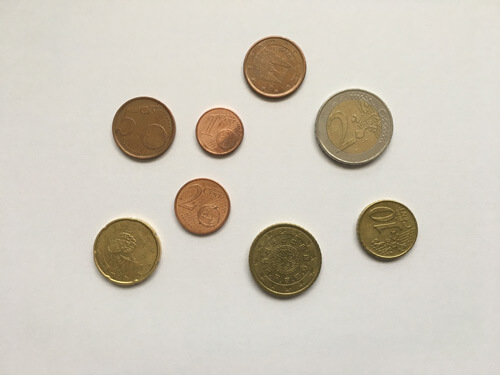
#> input picture monedas.jpg, 500 x 375 px, found by its file name
$ jupyter execute --allow-errors segmentacion_imagenes.ipynb
#> lines starting #> are read from the running program, lines starting #| are printed output that depends on the picture; after the words box and inside, x2 and y2 are one past the last pixel; in counts of white or black regions, pixels touching at a corner belong together
<a href="https://colab.research.google.com/github/jrodriguezrosales/Procesamiento-de-imagenes-en-Python/blob/main/segmentacion_imagenes.ipynb" target="_parent"></a>

# 🔬 Segmentación de Imágenes con OpenCV
### Serie: Visión Artificial — Análisis y Procesamiento Avanzado
**Autor: José Rodríguez Rosales**

---

| # | Técnica | ¿Cuándo usarla? |
|---|---------|------------------|
| 1 | **Umbralizado (Thresholding)** | Objetos con diferente brillo que el fondo |
| 2 | **Watershed** | Objetos que se tocan o se solapan |
| 3 | **Detección de Contornos** | Extraer y analizar los bordes de regiones |

> 💡 **¿Qué es la segmentación?** Dividir una imagen en regiones significativas: separar monedas del fondo, aislar células, detectar vehículos.

**Instrucciones:** Ejecuta las celdas en orden. Las celdas 🎯 son ejercicios interactivos.

## ⚙️ Paso 0 — Configuración del entorno

[cell 1]
import cv2
import numpy as np
import matplotlib.pyplot as plt
import matplotlib.patches as mpatches
from google.colab.patches import cv2_imshow
from google.colab import files
import ipywidgets as widgets
from IPython.display import display, clear_output
import warnings
warnings.filterwarnings('ignore')

print('✅ Librerías cargadas correctamente')
print(f'   OpenCV versión: {cv2.__version__}')
print(f'   NumPy versión:  {np.__version__}')

## 🖼️ Paso 1 — Cargar la imagen

Dos opciones: imagen sintética de ejemplo o tu propia foto.

[cell 2]
def mostrar(imagenes, titulos, cmap_list=None, figsize=(16, 5)):
    """Muestra varias imágenes en una fila con sus títulos."""
    n = len(imagenes)
    fig, axes = plt.subplots(1, n, figsize=figsize)
    if n == 1: axes = [axes]
    for i, (img_i, titulo) in enumerate(zip(imagenes, titulos)):
        cmap = None
        if cmap_list: cmap = cmap_list[i]
        elif len(img_i.shape) == 2: cmap = 'gray'
        img_show = cv2.cvtColor(img_i, cv2.COLOR_BGR2RGB) if len(img_i.shape)==3 else img_i
        axes[i].imshow(img_show, cmap=cmap)
        axes[i].set_title(titulo, fontsize=13, fontweight='bold')
        axes[i].axis('off')
    plt.tight_layout()
    plt.show()

print('✅ Función mostrar() definida')

[cell 3]
def crear_imagen_monedas(n=10, seed=42):
    """Imagen sintética: monedas doradas sobre fondo gris oscuro."""
#> called with n = 10, seed = 42
    np.random.seed(seed)
    fondo = np.random.randint(30, 70, (400, 600, 3), dtype=np.uint8)
    img_s = fondo.copy()
    radios  = np.random.randint(30, 65, n)
    centros = []
    colores = [(200,180,100),(210,190,110),(190,170,90),(205,185,105),(215,195,115)]
    for i in range(n):
        intentos = 0
        while intentos < 200:
            cx = np.random.randint(radios[i]+5, 595-radios[i])
            cy = np.random.randint(radios[i]+5, 395-radios[i])
            solapado = any(np.sqrt((cx-px)**2+(cy-py)**2)<(radios[i]+pr-5) for px,py,pr in centros)
            if not solapado: break
            intentos += 1
        centros.append((cx, cy, radios[i]))
        color = colores[i % len(colores)]
        for r in range(radios[i], 0, -1):
            factor = r / radios[i]
            c = tuple(int(x*(0.6+0.4*factor)) for x in color)
            cv2.circle(img_s, (cx,cy), r, c, 1)
        cv2.circle(img_s, (cx,cy), radios[i], color, 2)
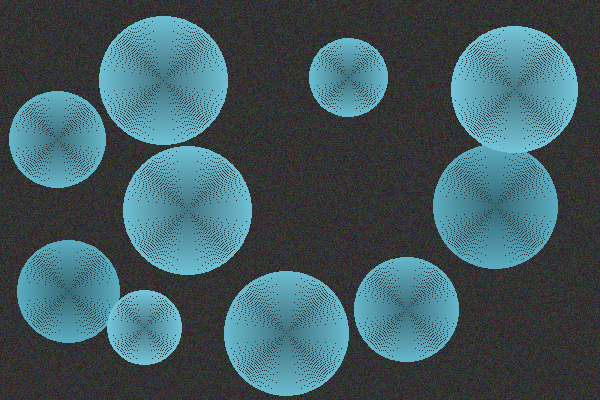
#> img_s: shape (400, 600, 3); mean of channels 0, 1, 2 97.1, 90.7, 64.8; drawn as B, G, R
    grad = np.tile(np.linspace(0.7, 1.0, 600), (400,1))
    img_s = (img_s * grad[:,:,None]).clip(0,255).astype(np.uint8)
    return img_s

img_ejemplo = crear_imagen_monedas(n=10)
print('🪙 Imagen sintética creada (monedas claras sobre fondo oscuro)')
mostrar([img_ejemplo], ['Imagen de ejemplo — Monedas sintéticas'], figsize=(8,5))
#> (the call stopped at in mostrar, `fig, axes = plt.subplots(1, n, figsize=figsize)`: IPython is not available in this run)

[cell 4]
# ─── Opción B: Sube tu propia imagen ────────────────────────────────────
# Descomenta las siguientes líneas para subir tu foto:
# uploaded = files.upload()
nombre = '/content/monedas.jpg'
img_propia = cv2.imread(nombre)
#> img_propia is the input picture: shape (375, 500, 3); mean B, G, R 188.8, 200.7, 207.2
# mostrar([img_propia], [f'Tu imagen: {nombre}'], figsize=(8,5))

# ─── Selección activa ────────────────────────────────────────────────────
# Cambia img_ejemplo por img_propia si subiste tu foto
img  = img_propia.copy()
gray = cv2.cvtColor(img, cv2.COLOR_BGR2GRAY)
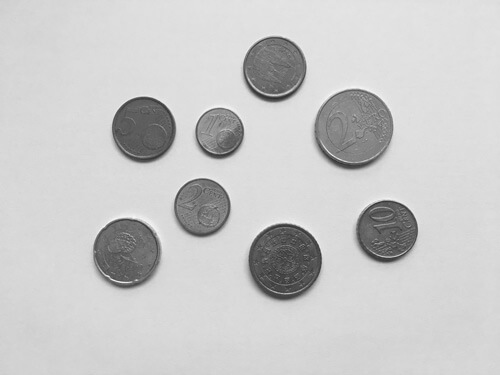
#> gray: shape (375, 500); min 46, max 251, mean 201.2
print(f'📐 Resolución: {img.shape[1]}×{img.shape[0]} px  |  Canales: {img.shape[2]}')
#| 📐 Resolución: 500×375 px  |  Canales: 3
mostrar([img, gray], ['Original (color)', 'Escala de grises'])
#> (the call stopped at in mostrar, `fig, axes = plt.subplots(1, n, figsize=figsize)`: IPython is not available in this run)

---
## 📊 Análisis previo — Histograma y detección automática del tipo de imagen

[cell 5]
# — Histograma y detección automática por área
val_otsu, thresh_otsu_tmp = cv2.threshold(gray, 0, 255,
                                          cv2.THRESH_BINARY + cv2.THRESH_OTSU)
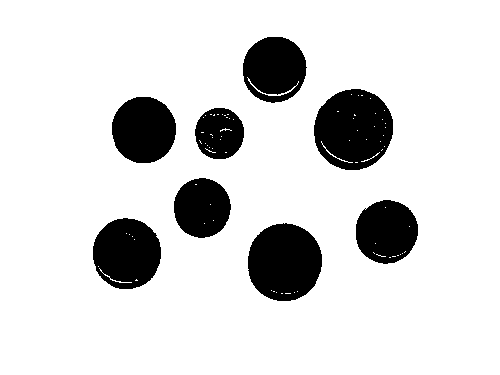
#> thresh_otsu_tmp: shape (375, 500); 85.3% white; 8 black regions, largest, box (x1, y1, x2, y2) and area: (314, 89, 393, 170) 4934, (248, 223, 322, 301) 4552, (93, 218, 161, 289) 3762
#> val_otsu = 162

# Área de la clase blanca (255) y clase negra (0)
area_blanca = np.sum(thresh_otsu_tmp == 255)
#> area_blanca = 159992
area_negra  = np.sum(thresh_otsu_tmp == 0)
#> area_negra = 27508

# La clase minoritaria es la que representa los objetos
# Si la clase blanca es minoritaria → objetos claros; si es mayoritaria → objetos oscuros
objetos_claros = area_blanca < area_negra
#> objetos_claros = False

# Initialize media_fondo and media_objeto to prevent NameError in unexpected scenarios
media_objeto = None
media_fondo = None

# Calcular media_fondo y media_objeto
if objetos_claros:
    # Si los objetos son claros (blancos en thresh_otsu_tmp), su media es la de los píxeles blancos
    media_objeto = np.mean(gray[thresh_otsu_tmp == 255])
    media_fondo  = np.mean(gray[thresh_otsu_tmp == 0])
else:
    # Si los objetos son oscuros (negros en thresh_otsu_tmp), su media es la de los píxeles negros
    media_objeto = np.mean(gray[thresh_otsu_tmp == 0])
#> media_objeto = 107.7
    media_fondo  = np.mean(gray[thresh_otsu_tmp == 255])
#> media_fondo = 217.3

print(f'📌 Umbral Otsu: {int(val_otsu)}')
#| 📌 Umbral Otsu: 162
print(f'   Media brillo fondo  : {media_fondo:.1f}')
#|    Media brillo fondo  : 217.3
print(f'   Media brillo objetos: {media_objeto:.1f}')
#|    Media brillo objetos: 107.7
if objetos_claros:
    print('   ✅ Modo detectado: OBJETOS CLAROS sobre fondo oscuro (ej: coins.jpg)')
    print('      → Watershed usará THRESH_BINARY_INV para que objetos queden en blanco')
else:
    print('   ✅ Modo detectado: OBJETOS OSCUROS sobre fondo claro')
    print('      → Watershed usará THRESH_BINARY directo')

#> (the rest of this cell did not finish here and is left out)

---
## 1️⃣ Método 1: Umbralizado (Thresholding)

```
píxel > umbral  →  255 (blanco = objeto)
píxel ≤ umbral  →    0 (negro  = fondo)
```

OpenCV ofrece **tres variantes** con creciente inteligencia:

[cell 6]
# ─── 1.1 Umbral binario simple ──────────────────────────────────────────
_, thresh_bin = cv2.threshold(gray, 127, 255, cv2.THRESH_BINARY)
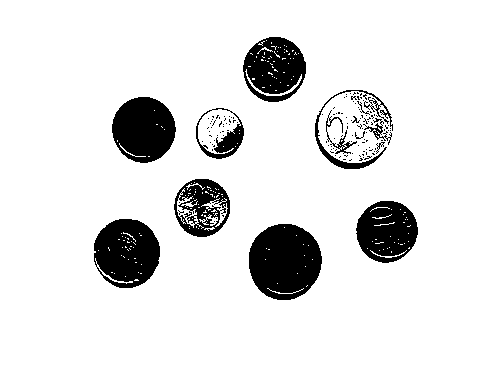
#> thresh_bin: shape (375, 500); 88.9% white; 134 black regions (120 under 20 px), largest, box (x1, y1, x2, y2) and area: (249, 224, 322, 300) 4331, (94, 219, 160, 288) 3450, (112, 97, 176, 163) 3218
print('📌 Umbral BINARIO SIMPLE  •  t=127  •  Sensible a iluminación no uniforme')
mostrar([gray, thresh_bin], ['Original en grises', 'Umbral binario (t=127)'])
#> (the call stopped at in mostrar, `fig, axes = plt.subplots(1, n, figsize=figsize)`: IPython is not available in this run)

[cell 7]
# ─── 1.2 Umbral adaptativo ──────────────────────────────────────────────
thresh_adapt = cv2.adaptiveThreshold(
    gray, 255, cv2.ADAPTIVE_THRESH_GAUSSIAN_C, cv2.THRESH_BINARY, 11, 2
)
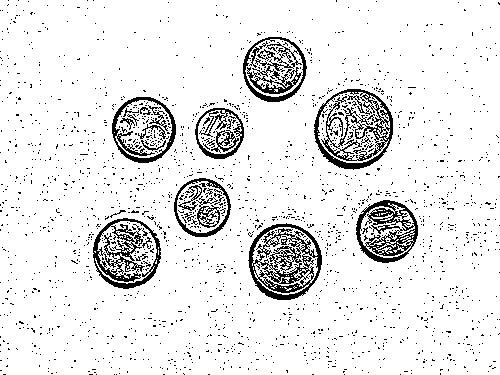
#> thresh_adapt: shape (375, 500); 90.7% white; black in thin lines or dots
print('📌 Umbral ADAPTATIVO  •  blockSize=11  •  Robusto ante luz no uniforme ✅')
mostrar([gray, thresh_bin, thresh_adapt], ['Original','Umbral fijo t=127','Adaptativo'])
#> (the call stopped at in mostrar, `fig, axes = plt.subplots(1, n, figsize=figsize)`: IPython is not available in this run)

[cell 8]
# ─── 1.3 Umbral de Otsu ─────────────────────────────────────────────────
val_otsu, thresh_otsu = cv2.threshold(gray, 0, 255,
                                       cv2.THRESH_BINARY + cv2.THRESH_OTSU)
print(f'📌 Umbral OTSU  •  t={int(val_otsu)} (automático)  •  Sin parámetros manuales ✅')
#| 📌 Umbral OTSU  •  t=162 (automático)  •  Sin parámetros manuales ✅
mostrar([thresh_bin, thresh_adapt, thresh_otsu],
        [f'Binario (t=127)', 'Adaptativo', f'Otsu (t={int(val_otsu)} auto)'])
#> (the call stopped at in mostrar, `fig, axes = plt.subplots(1, n, figsize=figsize)`: IPython is not available in this run)

### 🎯 Ejercicio interactivo 1 — Explora el efecto del umbral

Mueve el slider y observa cómo cambia la binarización en tiempo real.

[cell 9]
slider = widgets.IntSlider(
    value=int(val_otsu), min=0, max=255, step=1,
    description='Umbral:', style={'description_width':'initial'},
    layout=widgets.Layout(width='60%')
)
output_t = widgets.Output()

def actualizar_t(change):
    with output_t:
        clear_output(wait=True)
        t = change['new']
#> t = 162
        _, th = cv2.threshold(gray, t, 255, cv2.THRESH_BINARY)
        fig, axes = plt.subplots(1, 3, figsize=(16,4))
        axes[0].imshow(gray, cmap='gray'); axes[0].set_title('Original'); axes[0].axis('off')
        etiq = '⬅ Demasiado bajo' if t<int(val_otsu)*0.5 else ('Demasiado alto ➡' if t>200 else '✅ Rango útil')
        axes[1].imshow(th, cmap='gray')
        axes[1].set_title(f'Umbral = {t}  {etiq}', fontweight='bold'); axes[1].axis('off')
        hist = cv2.calcHist([gray],[0],None,[256],[0,256]).flatten()
        axes[2].fill_between(range(256), hist, alpha=0.5, color='steelblue')
        axes[2].axvline(t, color='crimson', lw=2, label=f'Manual={t}')
        axes[2].axvline(int(val_otsu), color='green', lw=2, ls='--', label=f'Otsu={int(val_otsu)}')
        axes[2].legend(); axes[2].set_title('Histograma'); axes[2].set_xlim([0,255])
        plt.tight_layout(); plt.show()

slider.observe(actualizar_t, names='value')
display(slider, output_t)
actualizar_t({'new': int(val_otsu)})
#> (the call stopped at in actualizar_t, `fig, axes = plt.subplots(1, 3, figsize=(16,4))`: IPython is not available in this run)

### 📋 Comparativa: los tres métodos

#> (a cell that did not finish here is left out)

---
## 2️⃣ Método 2: Algoritmo Watershed

### ¿Por qué no basta el umbralizado?

Cuando los objetos **se tocan o se solapan**, el umbral los ve como un único blob. Watershed los separa.

**Analogía:** imagina que la imagen es un mapa de relieve. Watershed la inunda desde los valles. Cuando dos masas de agua de cuencas distintas se encuentran, construye una pared — el borde entre objetos.

---
> La binarización de Watershed debe producir siempre **objetos en BLANCO sobre fondo NEGRO**.
> Esto depende del tipo de imagen:
> - **Objetos claros** (coins.jpg con fondo negro): usar `THRESH_BINARY_INV` → invierte para que monedas queden blancas
> - **Objetos oscuros** (fondo claro): usar `THRESH_BINARY` directamente

> El notebook lo **detecta automáticamente** gracias a la variable `objetos_claros` calculada antes.

### Pipeline Watershed — 6 pasos:

[cell 11]
img_ws  = img.copy()
gray_ws = gray.copy()
print('🔄 Imagen recargada para el pipeline Watershed')

[cell 12]
# PASO 1: Binarización adaptada al tipo de imagen
# ────────────────────────────────────────────────────────────────────────
# REGLA: la imagen binaria resultante debe tener OBJETOS=BLANCO, FONDO=NEGRO
#
# Si los objetos son CLAROS (ej: monedas plateadas/doradas sobre fondo negro):
#   THRESH_BINARY_INV  -> invierte la imagen binaria estándar
#   (el umbral normal dejaría objetos en blanco, pero Otsu a veces los pone en negro)
#   Ajustamos según 'objetos_claros' calculado anteriormente.
#
# Si los objetos son OSCUROS (ej: texto negro sobre papel blanco):
#   THRESH_BINARY directo

if objetos_claros:
    # Objetos claros (mayor brillo) -> sin invertir, ya quedan blancos
    _, binary = cv2.threshold(gray_ws, 0, 255,
                               cv2.THRESH_BINARY + cv2.THRESH_OTSU)
    print('PASO 1 ✅  Modo: OBJETOS CLAROS -> aplicando THRESH_BINARY + OTSU')
else:
    # Objetos oscuros (menor brillo) -> invertimos para que los objetos sean blancos
    _, binary = cv2.threshold(gray_ws, 0, 255,
                               cv2.THRESH_BINARY_INV + cv2.THRESH_OTSU)
    print('PASO 1 ✅  Modo: OBJETOS OSCUROS -> aplicando THRESH_BINARY_INV + OTSU')

# Verificar: en la imagen binaria los objetos deben ser BLANCOS
pct_blanco = np.sum(binary==255) / binary.size * 100
#> pct_blanco = 14.67
print(f'         Píxeles blancos (objetos): {pct_blanco:.1f}%  '
      f'| Píxeles negros (fondo): {100-pct_blanco:.1f}%')
#|          Píxeles blancos (objetos): 14.7%  | Píxeles negros (fondo): 85.3%
if pct_blanco > 60:
    print('         ⚠️  Más del 60% es blanco -> el fondo y objeto podrían estar invertidos.')
    print('            Considera invertir manualmente: binary = cv2.bitwise_not(binary)')

mostrar([gray_ws, binary], ['Grises', 'Binaria (objetos=blanco, fondo=negro)'])
#> (the call stopped at in mostrar, `fig, axes = plt.subplots(1, n, figsize=figsize)`: IPython is not available in this run)
